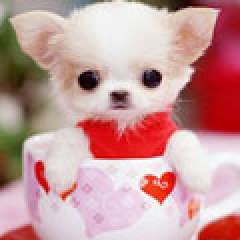
#> input picture testimg/img001.jpg, 120 x 120 px (shown 2 times larger)
$ python demo5507.py
#> lines starting #> are read from the running program, lines starting #| are printed output that depends on the picture
# -*- coding: utf-8 -*-
"""
Created on 2019/05/05
@author: hyc6446

"""
import cv2
import numpy as np
from matplotlib import pyplot as plt

#仿射变换
def transform():
    '''
    :param src :图像源
    :param M仿射变换因子getAffineTransform(pts1,pts2),pts1,pts2np.float32格式2x3矩阵
    :param dsize 变换后图像尺寸
    :return:
    '''
    img = cv2.imread('./testimg/img001.jpg')
#> img is the input picture: shape (120, 120, 3); mean B, G, R 153.3, 153.8, 198.4
    rows,cols = img.shape[:2]
#> rows = 120; cols = 120
    pts1=np.float32([[50,50],[100,50],[50,100]])
    pts2=np.float32([[50,10],[100,100],[50,50]])
    M=cv2.getAffineTransform(pts1,pts2)
    res=cv2.warpAffine(img,M,(cols,rows))
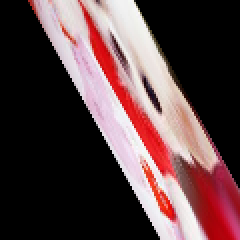
#> res: shape (120, 120, 3) (shown 2 times larger); mean B, G, R 67.7, 66, 90.2

    plt.subplot(121),plt.imshow(img),plt.title('img')
    plt.subplot(122),plt.imshow(res),plt.title('res')
    plt.show()
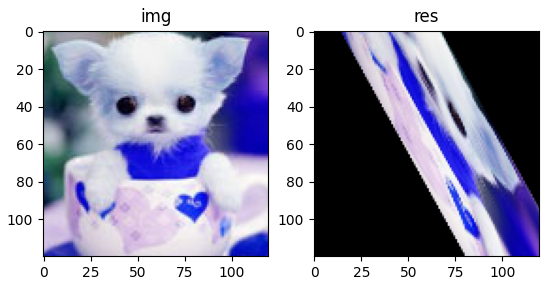
#> figure drawn by matplotlib, 2 panels; B, G, R data is drawn as R, G, B


if __name__ =='__main__':
    transform()

$ run again, with testimg/img003.jpg copied over testimg/img001.jpg
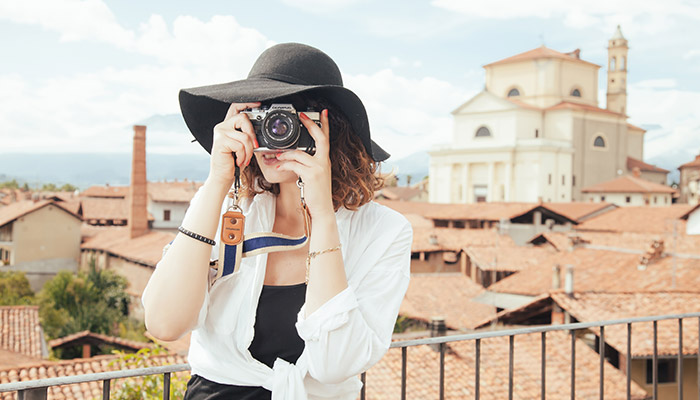
#> input picture testimg/img003.jpg, 700 x 400 px
#> in transform, img is the input picture: shape (400, 700, 3); mean B, G, R 178.4, 192.1, 203.7
#> in transform, `res=cv2.warpAffine(img,M,(cols,rows))`:
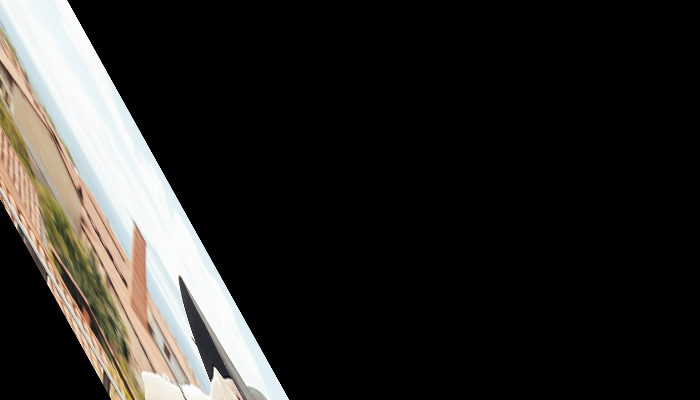
#> res: shape (400, 700, 3); mean B, G, R 39.2, 42, 43.7
#> in transform, `plt.show()`:
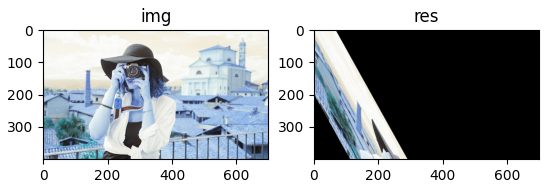
#> figure drawn by matplotlib, 2 panels; B, G, R data is drawn as R, G, B
